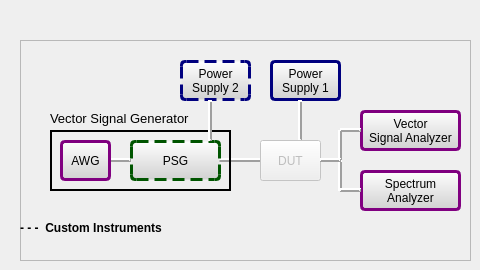
                 <widget class="QWidget" name="awg_psgWorkflow">
                  <widget class="QFrame" name="frame_4">
                   <property name="geometry">
                    <rect>
                     <x>20</x>
                     <y>40</y>
                     <width>451</width>
                     <height>221</height>
                    </rect>
                   </property>
                   <property name="frameShape">
                    <enum>QFrame::StyledPanel</enum>
                   </property>
                   <property name="frameShadow">
                    <enum>QFrame::Raised</enum>
                   </property>
                   <widget class="QLabel" name="label_66">
                    <property name="geometry">
                     <rect>
                      <x>0</x>
                      <y>180</y>
                      <width>161</width>
                      <height>16</height>
                     </rect>
                    </property>
                    <property name="font">
                     <font>
                      <family>Arial</family>
                      <pointsize>9</pointsize>
                      <weight>75</weight>
                      <bold>true</bold>
                     </font>
                    </property>
                    <property name="text">
                     <string>- - -  Custom Instruments</string>
                    </property>
                   </widget>
                   <widget class="QPushButton" name="pushButton_13">
                    <property name="geometry">
                     <rect>
                      <x>250</x>
                      <y>20</y>
                      <width>71</width>
                      <height>41</height>
                     </rect>
                    </property>
                    <property name="font">
                     <font>
                      <family>Arial</family>
                      <pointsize>9</pointsize>
                      <weight>50</weight>
                      <bold>false</bold>
                     </font>
                    </property>
                    <property name="cursor">
                     <cursorShape>PointingHandCursor</cursorShape>
                    </property>
                    <property name="styleSheet">
                     <string notr="true">QPushButton {border:3px solid rgb(0, 0, 127); background-color:qlineargradient(spread:pad, x1:1, y1:1, x2:1, y2:0, stop:0 rgba(209, 209, 209, 255), stop:1 rgba(254, 254, 254, 255)); border-radius:5px;}</string>
                    </property>
                    <property name="text">
                     <string>Power 
Supply 1</string>
                    </property>
                   </widget>
                   <widget class="QPushButton" name="pushButton_14">
                    <property name="geometry">
                     <rect>
                      <x>340</x>
                      <y>70</y>
                      <width>101</width>
                      <height>41</height>
                     </rect>
                    </property>
                    <property name="font">
                     <font>
                      <family>Arial</family>
                      <pointsize>9</pointsize>
                      <weight>50</weight>
                      <bold>false</bold>
                     </font>
                    </property>
                    <property name="cursor">
                     <cursorShape>PointingHandCursor</cursorShape>
                    </property>
                    <property name="styleSheet">
                     <string notr="true">QPushButton{ border:3px solid purple;  background-color:qlineargradient(spread:pad, x1:1, y1:1, x2:1, y2:0, stop:0 rgba(209, 209, 209, 255), stop:1 rgba(254, 254, 254, 255)); border-radius:5px;}</string>
                    </property>
                    <property name="text">
                     <string>Vector 
Signal Analyzer</string>
                    </property>
                   </widget>
                   <widget class="Line" name="line_11">
                    <property name="geometry">
                     <rect>
                      <x>196</x>
                      <y>110</y>
                      <width>51</width>
                      <height>20</height>
                     </rect>
                    </property>
                    <property name="frameShadow">
                     <enum>QFrame::Raised</enum>
                    </property>
                    <property name="lineWidth">
                     <number>2</number>
                    </property>
                    <property name="orientation">
                     <enum>Qt::Horizontal</enum>
                    </property>
                   </widget>
                   <widget class="Line" name="line_12">
                    <property name="geometry">
                     <rect>
                      <x>310</x>
                      <y>90</y>
                      <width>20</width>
                      <height>31</height>
                     </rect>
                    </property>
                    <property name="frameShadow">
                     <enum>QFrame::Raised</enum>
                    </property>
                    <property name="lineWidth">
                     <number>2</number>
                    </property>
                    <property name="orientation">
                     <enum>Qt::Vertical</enum>
                    </property>
                   </widget>
                   <widget class="QPushButton" name="pushButton_15">
                    <property name="geometry">
                     <rect>
                      <x>160</x>
                      <y>20</y>
                      <width>71</width>
                      <height>41</height>
                     </rect>
                    </property>
                    <property name="font">
                     <font>
                      <family>Arial</family>
                      <pointsize>9</pointsize>
                      <weight>50</weight>
                      <bold>false</bold>
                     </font>
                    </property>
                    <property name="cursor">
                     <cursorShape>PointingHandCursor</cursorShape>
                    </property>
                    <property name="styleSheet">
                     <string notr="true">QPushButton {border:3px dashed rgb(0, 0, 127); background-color:qlineargradient(spread:pad, x1:1, y1:1, x2:1, y2:0, stop:0 rgba(209, 209, 209, 255), stop:1 rgba(254, 254, 254, 255)); border-radius:5px;}</string>
                    </property>
                    <property name="text">
                     <string>Power 
Supply 2</string>
                    </property>
                   </widget>
                   <widget class="QPushButton" name="pushButton_16">
                    <property name="geometry">
                     <rect>
                      <x>340</x>
                      <y>130</y>
                      <width>101</width>
                      <height>41</height>
                     </rect>
                    </property>
                    <property name="font">
                     <font>
                      <family>Arial</family>
                      <pointsize>9</pointsize>
                      <weight>50</weight>
                      <bold>false</bold>
                     </font>
                    </property>
                    <property name="cursor">
                     <cursorShape>PointingHandCursor</cursorShape>
                    </property>
                    <property name="styleSheet">
                     <string notr="true">QPushButton{ border:3px solid purple;  background-color:qlineargradient(spread:pad, x1:1, y1:1, x2:1, y2:0, stop:0 rgba(209, 209, 209, 255), stop:1 rgba(254, 254, 254, 255)); border-radius:5px;}</string>
                    </property>
                    <property name="text">
                     <string>Spectrum 
Analyzer</string>
                    </property>
                   </widget>
                   <widget class="Line" name="line_13">
                    <property name="geometry">
                     <rect>
                      <x>270</x>
                      <y>60</y>
                      <width>20</width>
                      <height>41</height>
                     </rect>
                    </property>
                    <property name="frameShadow">
                     <enum>QFrame::Raised</enum>
                    </property>
                    <property name="lineWidth">
                     <number>2</number>
                    </property>
                    <property name="orientation">
                     <enum>Qt::Vertical</enum>
                    </property>
                   </widget>
                   <widget class="QPushButton" name="pushButton_17">
                    <property name="enabled">
                     <bool>false</bool>
                    </property>
                    <property name="geometry">
                     <rect>
                      <x>240</x>
                      <y>100</y>
                      <width>61</width>
                      <height>41</height>
                     </rect>
                    </property>
                    <property name="font">
                     <font>
                      <family>Arial</family>
                      <pointsize>9</pointsize>
                     </font>
                    </property>
                    <property name="text">
                     <string>DUT</string>
                    </property>
                   </widget>
                   <widget class="Line" name="line_14">
                    <property name="geometry">
                     <rect>
                      <x>310</x>
                      <y>120</y>
                      <width>21</width>
                      <height>31</height>
                     </rect>
                    </property>
                    <property name="frameShadow">
                     <enum>QFrame::Raised</enum>
                    </property>
                    <property name="lineWidth">
                     <number>2</number>
                    </property>
                    <property name="orientation">
                     <enum>Qt::Vertical</enum>
                    </property>
                   </widget>
                   <widget class="QFrame" name="frame_5">
                    <property name="geometry">
                     <rect>
                      <x>30</x>
                      <y>90</y>
                      <width>181</width>
                      <height>61</height>
                     </rect>
                    </property>
                    <property name="frameShape">
                     <enum>QFrame::Box</enum>
                    </property>
                    <property name="frameShadow">
                     <enum>QFrame::Plain</enum>
                    </property>
                    <property name="lineWidth">
                     <number>2</number>
                    </property>
                    <widget class="QPushButton" name="awgWorkflowButton_3">
                     <property name="geometry">
                      <rect>
                       <x>10</x>
                       <y>10</y>
                       <width>51</width>
                       <height>41</height>
                      </rect>
                     </property>
                     <property name="font">
                      <font>
                       <family>Arial</family>
                       <pointsize>9</pointsize>
                       <weight>50</weight>
                       <bold>false</bold>
                      </font>
                     </property>
                     <property name="cursor">
                      <cursorShape>ArrowCursor</cursorShape>
                     </property>
                     <property name="styleSheet">
                      <string notr="true">QPushButton{ border:3px solid purple;  background-color:qlineargradient(spread:pad, x1:1, y1:1, x2:1, y2:0, stop:0 rgba(209, 209, 209, 255), stop:1 rgba(254, 254, 254, 255)); border-radius:5px;}</string>
                     </property>
                     <property name="text">
                      <string>AWG</string>
                     </property>
                    </widget>
                    <widget class="QPushButton" name="psgButton">
                     <property name="geometry">
                      <rect>
                       <x>80</x>
                       <y>10</y>
                       <width>91</width>
                       <height>41</height>
                      </rect>
                     </property>
                     <property name="font">
                      <font>
                       <family>Arial</family>
                       <pointsize>9</pointsize>
                       <weight>50</weight>
                       <bold>false</bold>
                      </font>
                     </property>
                     <property name="cursor">
                      <cursorShape>PointingHandCursor</cursorShape>
                     </property>
                     <property name="styleSheet">
                      <string notr="true">QPushButton{ border:3px dashed #005500;  background-color:qlineargradient(spread:pad, x1:1, y1:1, x2:1, y2:0, stop:0 rgba(209, 209, 209, 255), stop:1 rgba(254, 254, 254, 255)); border-radius:5px;}</string>
                     </property>
                     <property name="text">
                      <string>PSG</string>
                     </property>
                    </widget>
                    <widget class="Line" name="line_2">
                     <property name="geometry">
                      <rect>
                       <x>60</x>
                       <y>20</y>
                       <width>21</width>
                       <height>20</height>
                      </rect>
                     </property>
                     <property name="styleSheet">
                      <string notr="true"/>
                     </property>
                     <property name="frameShadow">
                      <enum>QFrame::Raised</enum>
                     </property>
                     <property name="lineWidth">
                      <number>2</number>
                     </property>
                     <property name="orientation">
                      <enum>Qt::Horizontal</enum>
                     </property>
                    </widget>
                    <zorder>line_2</zorder>
                    <zorder>psgButton</zorder>
                    <zorder>awgWorkflowButton_3</zorder>
                   </widget>
                   <widget class="Line" name="line_15">
                    <property name="geometry">
                     <rect>
                      <x>300</x>
                      <y>110</y>
                      <width>21</width>
                      <height>20</height>
                     </rect>
                    </property>
                    <property name="frameShadow">
                     <enum>QFrame::Raised</enum>
                    </property>
                    <property name="lineWidth">
                     <number>2</number>
                    </property>
                    <property name="orientation">
                     <enum>Qt::Horizontal</enum>
                    </property>
                   </widget>
                   <widget class="Line" name="line_16">
                    <property name="geometry">
                     <rect>
                      <x>320</x>
                      <y>140</y>
                      <width>21</width>
                      <height>20</height>
                     </rect>
                    </property>
                    <property name="frameShadow">
                     <enum>QFrame::Raised</enum>
                    </property>
                    <property name="lineWidth">
                     <number>2</number>
                    </property>
                    <property name="orientation">
                     <enum>Qt::Horizontal</enum>
                    </property>
                   </widget>
                   <widget class="QLabel" name="label_67">
                    <property name="geometry">
                     <rect>
                      <x>30</x>
                      <y>70</y>
                      <width>141</width>
                      <height>16</height>
                     </rect>
                    </property>
                    <property name="font">
                     <font>
                      <pointsize>10</pointsize>
                     </font>
                    </property>
                    <property name="text">
                     <string>Vector Signal Generator</string>
                    </property>
                   </widget>
                   <widget class="Line" name="line_17">
                    <property name="geometry">
                     <rect>
                      <x>320</x>
                      <y>80</y>
                      <width>21</width>
                      <height>20</height>
                     </rect>
                    </property>
                    <property name="frameShadow">
                     <enum>QFrame::Raised</enum>
                    </property>
                    <property name="lineWidth">
                     <number>2</number>
                    </property>
                    <property name="orientation">
                     <enum>Qt::Horizontal</enum>
                    </property>
                   </widget>
                   <widget class="Line" name="line_18">
                    <property name="geometry">
                     <rect>
                      <x>180</x>
                      <y>60</y>
                      <width>20</width>
                      <height>41</height>
                     </rect>
                    </property>
                    <property name="frameShadow">
                     <enum>QFrame::Raised</enum>
                    </property>
                    <property name="lineWidth">
                     <number>2</number>
                    </property>
                    <property name="orientation">
                     <enum>Qt::Vertical</enum>
                    </property>
                   </widget>
                  </widget>
                 </widget>
